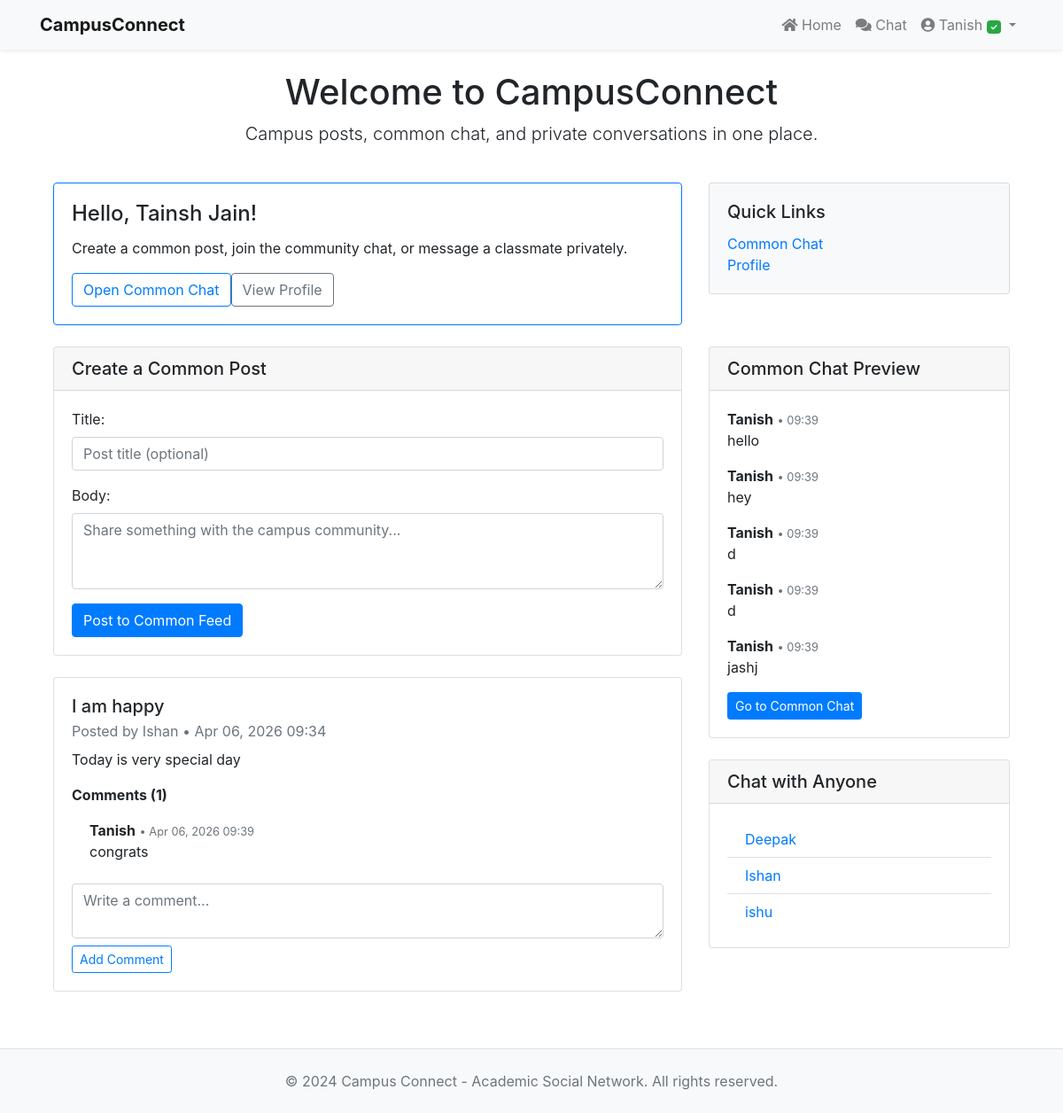
Screenshot of / (signed in) with the database file from the repository.
### accounts/models.py (models this page shows, shortened)
class User(AbstractUser):
    role = models.CharField(
        max_length=20,
        choices=ROLE_CHOICES,
        default='student',
        help_text='User role determining permissions and capabilities'
    )
    is_verified = models.BooleanField(
        default=False,
        help_text='Whether the user has verified their college email'
    )
    class Meta:
        ordering = ['-date_joined']
    def is_admin(self):
        return self.role == 'admin'
    def is_moderator(self):
        return self.role in ['moderator', 'admin']

class CommonPost(models.Model):
    author = models.ForeignKey(settings.AUTH_USER_MODEL, on_delete=models.CASCADE, related_name='posts')
    title = models.CharField(max_length=140, blank=True)
    body = models.TextField()
    created_at = models.DateTimeField(auto_now_add=True)
    class Meta:
        ordering = ['-created_at']

class Comment(models.Model):
    post = models.ForeignKey(CommonPost, on_delete=models.CASCADE, related_name='comments')
    author = models.ForeignKey(settings.AUTH_USER_MODEL, on_delete=models.CASCADE, related_name='comments')
    text = models.TextField()
    created_at = models.DateTimeField(auto_now_add=True)
    class Meta:
        ordering = ['created_at']

class ChatMessage(models.Model):
    sender = models.ForeignKey(settings.AUTH_USER_MODEL, on_delete=models.CASCADE, related_name='sent_messages')
    recipient = models.ForeignKey(settings.AUTH_USER_MODEL, on_delete=models.CASCADE, related_name='received_messages', null=True, blank=True)
    message = models.TextField()
    created_at = models.DateTimeField(auto_now_add=True)
    is_common = models.BooleanField(default=False)
    class Meta:
        ordering = ['created_at']

### accounts/views.py (the view)
# urls.py: path('', views.index, name='index'),
def index(request):
    if request.user.is_authenticated:
        posts = CommonPost.objects.select_related('author').prefetch_related('comments__author')
        common_chat_preview = ChatMessage.objects.filter(is_common=True).select_related('sender').order_by('-created_at')[:5]
        other_users = User.objects.exclude(id=request.user.id).order_by('username')
        post_form = PostForm()
        comment_form = CommentForm()
        return render(request, 'accounts/index.html', {
            'posts': posts,
            'common_chat_preview': reversed(common_chat_preview),
            'other_users': other_users,
            'post_form': post_form,
            'comment_form': comment_form,
        })
    return render(request, 'accounts/index.html')

### accounts/forms.py
class PostForm(forms.ModelForm):
    class Meta:
        model = CommonPost
        fields = ['title', 'body']
        widgets = {
            'title': forms.TextInput(attrs={'class': 'form-control', 'placeholder': 'Post title (optional)'}),
            'body': forms.Textarea(attrs={'class': 'form-control', 'rows': 3, 'placeholder': 'Share something with the campus community...'}),
        }

class CommentForm(forms.ModelForm):
    class Meta:
        model = Comment
        fields = ['text']
        widgets = {
            'text': forms.Textarea(attrs={'class': 'form-control', 'rows': 2, 'placeholder': 'Write a comment...'}),
        }

### accounts/templates/accounts/index.html (shortened to what this page needs)
{% extends "accounts/layout.html" %}
{% block body %}
<div class="container mt-4">
    <div class="row mb-4">
        <div class="col-md-12 text-center">
            <h1 class="display-5">Welcome to CampusConnect</h1>
            <p class="lead">Campus posts, common chat, and private conversations in one place.</p>
        </div>
    </div>
    {% if user.is_authenticated %}
        <div class="row mb-4">
            <div class="col-md-8">
                <div class="card border-primary">
                    <div class="card-body">
                        <h4 class="card-title">Hello, {{ user.get_full_name|default:user.username }}!</h4>
                        <p class="card-text">Create a common post, join the community chat, or message a classmate privately.</p>
                        <div class="d-flex flex-wrap gap-2">
                            <a href="{% url 'common_chat' %}" class="btn btn-outline-primary">Open Common Chat</a>
                            <a href="{% url 'profile' %}" class="btn btn-outline-secondary">View Profile</a>
                        </div>
                    </div>
                </div>
            </div>
            <div class="col-md-4">
                <div class="card bg-light">
                    <div class="card-body">
                        <h5 class="card-title">Quick Links</h5>
                        <ul class="list-unstyled mb-0">
                            <li><a href="{% url 'common_chat' %}">Common Chat</a></li>
                            <li><a href="{% url 'profile' %}">Profile</a></li>
                        </ul>
                    </div>
                </div>
            </div>
        </div>
        <div class="row">
            <div class="col-lg-8">
                <div class="card mb-4">
                    <div class="card-header">
                        <h5 class="mb-0">Create a Common Post</h5>
                    </div>
                    <div class="card-body">
                        <form method="post" action="{% url 'create_post' %}">
                            <div class="mb-3">
                                {{ post_form.title.label_tag }}
                                {{ post_form.title }}
                            </div>
                            <div class="mb-3">
                                {{ post_form.body.label_tag }}
                                {{ post_form.body }}
                            </div>
                            <button class="btn btn-primary">Post to Common Feed</button>
                        </form>
                    </div>
                </div>
                {% for post in posts %}
                    <div class="card mb-3">
                        <div class="card-body">
                            <div class="d-flex justify-content-between align-items-start mb-2">
                                <div>
                                    <h5 class="card-title mb-1">{{ post.title|default:'Campus Update' }}</h5>
                                    <p class="text-muted mb-0">Posted by {{ post.author.username }} • {{ post.created_at|date:'M d, Y H:i' }}</p>
                                </div>
                            </div>
                            <p class="card-text">{{ post.body|linebreaksbr }}</p>
                            <div class="mt-3">
                                <strong>Comments ({{ post.comments.count }})</strong>
                                {% if post.comments.exists %}
                                    <ul class="list-group list-group-flush mt-2">
                                        {% for comment in post.comments.all %}
                                            <li class="list-group-item py-2">
                                                <strong>{{ comment.author.username }}</strong>
                                                <small class="text-muted">• {{ comment.created_at|date:'M d, Y H:i' }}</small>
                                                <div>{{ comment.text|linebreaksbr }}</div>
                                            </li>
                                        {% endfor %}
                                    </ul>
                                {% else %}
                                    <p class="text-muted small mt-2">No comments yet. Be the first to reply.</p>
                                {% endif %}
                            </div>
                            <div class="mt-3">
                                <form method="post" action="{% url 'add_comment' post.id %}">
                                    <div class="mb-2">
                                        {{ comment_form.text }}
                                    </div>
                                    <button class="btn btn-sm btn-outline-primary">Add Comment</button>
                                </form>
                            </div>
                        </div>
                    </div>
                {% empty %}
                    <div class="alert alert-info">No common posts yet. Start the conversation!</div>
                {% endfor %}
            </div>
            <div class="col-lg-4">
                <div class="card mb-4">
                    <div class="card-header">
                        <h5 class="mb-0">Common Chat Preview</h5>
                    </div>
                    <div class="card-body">
                        {% if common_chat_preview %}
                            <ul class="list-unstyled">
                                {% for message in common_chat_preview %}
                                    <li class="mb-3">
                                        <strong>{{ message.sender.username }}</strong>
                                        <small class="text-muted">• {{ message.created_at|date:'H:i' }}</small>
                                        <p class="mb-0">{{ message.message|linebreaksbr }}</p>
                                    </li>
                                {% endfor %}
                            </ul>
                        {% else %}
                            <p class="text-muted">No messages in common chat yet.</p>
                        {% endif %}
                        <a href="{% url 'common_chat' %}" class="btn btn-sm btn-primary">Go to Common Chat</a>
                    </div>
                </div>
                <div class="card">
                    <div class="card-header">
                        <h5 class="mb-0">Chat with Anyone</h5>
                    </div>
                    <div class="card-body">
                        {% if other_users %}
                            <ul class="list-group list-group-flush">
                                {% for other in other_users %}
                                    <li class="list-group-item py-2">
                                        <a href="{% url 'personal_chat' other.username %}">{{ other.username }}</a>
                                    </li>
                                {% endfor %}
                            </ul>
                        {% else %}
                            <p class="text-muted">No other users available yet.</p>
                        {% endif %}
                    </div>
                </div>
            </div>
        </div>
    {% endif %}
</div>
{% endblock %}

### accounts/templates/accounts/layout.html (shortened to what this page needs)
{% load static %}
<!DOCTYPE html>
<html lang="en">
<head>
    <link rel="stylesheet" href="https://stackpath.bootstrapcdn.com/bootstrap/4.4.1/css/bootstrap.min.css"
>
    <link rel="stylesheet" href="https://cdnjs.cloudflare.com/ajax/libs/font-awesome/5.15.4/css/all.min.css">
</head>
<body>
    <nav class="navbar navbar-expand-lg navbar-light bg-light shadow-sm">
        <div class="container">
            <a href="{% url 'index' %}" class="navbar-brand">
                <strong>CampusConnect</strong>
            </a>
            <div class="collapse navbar-collapse" id="navbarNav">
                <ul class="navbar-nav ml-auto">
                    <li class="nav-item">
                        <a href="{% url 'index' %}" class="nav-link">
                            <i class="fas fa-home"></i> Home
                        </a>
                    </li>
                    {% if user.is_authenticated %}
                        <li class="nav-item">
                            <a href="{% url 'common_chat' %}" class="nav-link">
                                <i class="fas fa-comments"></i> Chat
                            </a>
                        </li>
                        <li class="nav-item dropdown">
                            <a href="#" class="nav-link dropdown-toggle" role="button" data-toggle="dropdown">
                                <i class="fas fa-user-circle"></i> {{ user.username }}
                                {% if user.is_verified %}
                                <span class="badge badge-success" style="font-size: 10px;">✓</span>
                                {% endif %}
                            </a>
                        </li>
                    {% endif %}
                </ul>
            </div>
        </div>
    </nav>
    <main class="container mt-4">
        {% block body %}{% endblock %}
    </main>
    <footer class="bg-light py-4 mt-5 border-top">
        <div class="container text-center text-muted">
            <p class="mb-0">&copy; 2024 Campus Connect - Academic Social Network. All rights reserved.</p>
        </div>
    </footer>
</body>
</html>

### rows the page displays
User: username "Tanish", get_full_name "Tainsh Jain"
CommonPost: title "I am happy", author.username "Ishan", created_at "Apr 06, 2026 09:34", body "Today is very special day", comments.count "1"
Comment: author.username "Tanish", created_at "Apr 06, 2026 09:39", text "congrats"
ChatMessage: sender.username "Tanish", created_at "09:39", message "hello"
ChatMessage: sender.username "Tanish", created_at "09:39", message "hey"
ChatMessage: sender.username "Tanish", created_at "09:39", message "d"
ChatMessage: sender.username "Tanish", created_at "09:39", message "d"
ChatMessage: sender.username "Tanish", created_at "09:39", message "jashj"
User: username "Deepak"
User: username "Ishan"
User: username "ishu"

### other values shown
{{ post_form.title.label_tag }} "Title:"
{{ post_form.body.label_tag }} "Body:"
